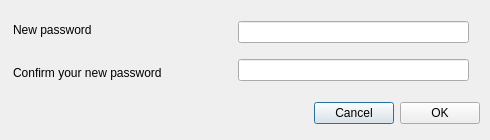
<?xml version="1.0" encoding="UTF-8"?>
<ui version="4.0">
 <class>ChangePassword</class>
 <widget class="QDialog" name="ChangePassword">
  <property name="geometry">
   <rect>
    <x>0</x>
    <y>0</y>
    <width>490</width>
    <height>140</height>
   </rect>
  </property>
  <property name="minimumSize">
   <size>
    <width>490</width>
    <height>140</height>
   </size>
  </property>
  <property name="maximumSize">
   <size>
    <width>490</width>
    <height>140</height>
   </size>
  </property>
  <property name="windowTitle">
   <string>Change your password</string>
  </property>
  <layout class="QVBoxLayout" name="verticalLayout">
   <property name="rightMargin">
    <number>10</number>
   </property>
   <item>
    <widget class="QWidget" name="wContainer" native="true">
     <layout class="QHBoxLayout" name="horizontalLayout_2">
      <property name="leftMargin">
       <number>0</number>
      </property>
      <property name="topMargin">
       <number>0</number>
      </property>
      <property name="rightMargin">
       <number>8</number>
      </property>
      <property name="bottomMargin">
       <number>0</number>
      </property>
      <item>
       <layout class="QVBoxLayout" name="vLayoutDescPasswords">
        <property name="sizeConstraint">
         <enum>QLayout::SetMinimumSize</enum>
        </property>
        <item>
         <widget class="QLabel" name="lDescNewPassword">
          <property name="minimumSize">
           <size>
            <width>200</width>
            <height>0</height>
           </size>
          </property>
          <property name="maximumSize">
           <size>
            <width>200</width>
            <height>16777215</height>
           </size>
          </property>
          <property name="text">
           <string>New password</string>
          </property>
          <property name="wordWrap">
           <bool>true</bool>
          </property>
         </widget>
        </item>
        <item>
         <widget class="QLabel" name="lDescConfirmNewPassword">
          <property name="minimumSize">
           <size>
            <width>200</width>
            <height>0</height>
           </size>
          </property>
          <property name="maximumSize">
           <size>
            <width>200</width>
            <height>16777215</height>
           </size>
          </property>
          <property name="text">
           <string>Confirm your new password</string>
          </property>
          <property name="wordWrap">
           <bool>true</bool>
          </property>
         </widget>
        </item>
       </layout>
      </item>
      <item>
       <layout class="QVBoxLayout" name="vLayoutPasswords">
        <property name="sizeConstraint">
         <enum>QLayout::SetDefaultConstraint</enum>
        </property>
        <property name="leftMargin">
         <number>17</number>
        </property>
        <item>
         <widget class="QLineEdit" name="lNewPassword">
          <property name="maximumSize">
           <size>
            <width>231</width>
            <height>16777215</height>
           </size>
          </property>
          <property name="echoMode">
           <enum>QLineEdit::Password</enum>
          </property>
          <property name="alignment">
           <set>Qt::AlignRight|Qt::AlignTrailing|Qt::AlignVCenter</set>
          </property>
         </widget>
        </item>
        <item>
         <widget class="QLineEdit" name="lConfirmNewPassword">
          <property name="maximumSize">
           <size>
            <width>231</width>
            <height>16777215</height>
           </size>
          </property>
          <property name="echoMode">
           <enum>QLineEdit::Password</enum>
          </property>
          <property name="alignment">
           <set>Qt::AlignRight|Qt::AlignTrailing|Qt::AlignVCenter</set>
          </property>
         </widget>
        </item>
       </layout>
      </item>
     </layout>
    </widget>
   </item>
   <item>
    <widget class="QWidget" name="widget" native="true">
     <property name="minimumSize">
      <size>
       <width>0</width>
       <height>32</height>
      </size>
     </property>
     <property name="maximumSize">
      <size>
       <width>16777215</width>
       <height>32</height>
      </size>
     </property>
     <layout class="QHBoxLayout" name="horizontalLayout">
      <property name="leftMargin">
       <number>0</number>
      </property>
      <property name="topMargin">
       <number>0</number>
      </property>
      <property name="rightMargin">
       <number>0</number>
      </property>
      <property name="bottomMargin">
       <number>0</number>
      </property>
      <item>
       <spacer name="horizontalSpacer">
        <property name="orientation">
         <enum>Qt::Horizontal</enum>
        </property>
        <property name="sizeHint" stdset="0">
         <size>
          <width>293</width>
          <height>20</height>
         </size>
        </property>
       </spacer>
      </item>
      <item>
       <widget class="QPushButton" name="bCancel">
        <property name="minimumSize">
         <size>
          <width>0</width>
          <height>16</height>
         </size>
        </property>
        <property name="text">
         <string>Cancel</string>
        </property>
       </widget>
      </item>
      <item>
       <widget class="QPushButton" name="bOk">
        <property name="minimumSize">
         <size>
          <width>0</width>
          <height>16</height>
         </size>
        </property>
        <property name="text">
         <string>OK</string>
        </property>
       </widget>
      </item>
     </layout>
     <zorder>horizontalSpacer</zorder>
     <zorder>bCancel</zorder>
     <zorder>bOk</zorder>
    </widget>
   </item>
  </layout>
 </widget>
 <resources/>
 <connections>
  <connection>
   <sender>bCancel</sender>
   <signal>clicked()</signal>
   <receiver>ChangePassword</receiver>
   <slot>reject()</slot>
   <hints>
    <hint type="sourcelabel">
     <x>354</x>
     <y>119</y>
    </hint>
    <hint type="destinationlabel">
     <x>244</x>
     <y>73</y>
    </hint>
   </hints>
  </connection>
 </connections>
</ui>
